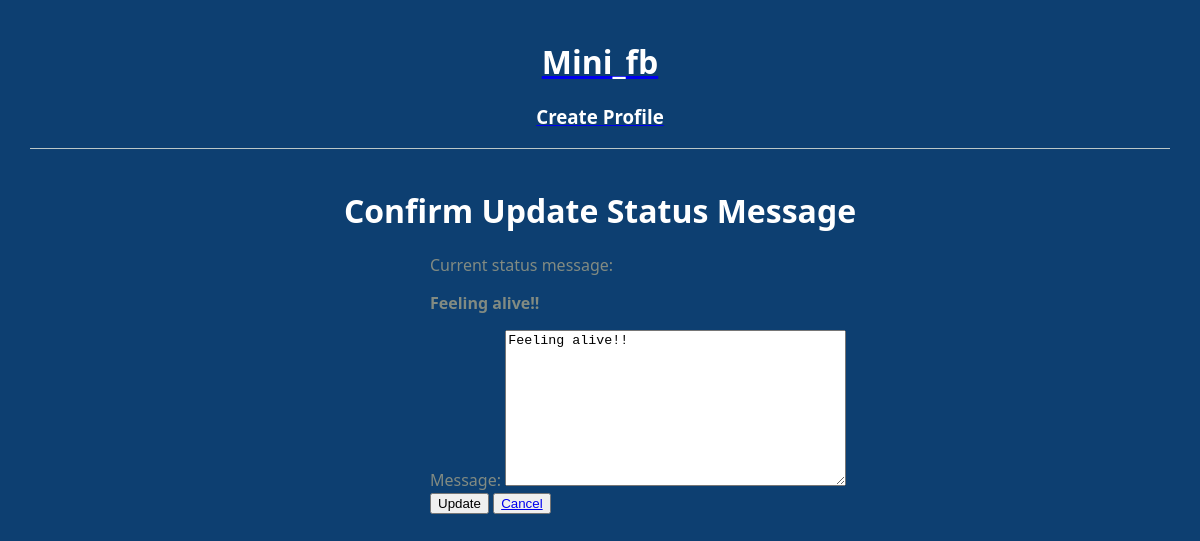
The page /mini_fb/status/1/update/ on the database as committed earlier.
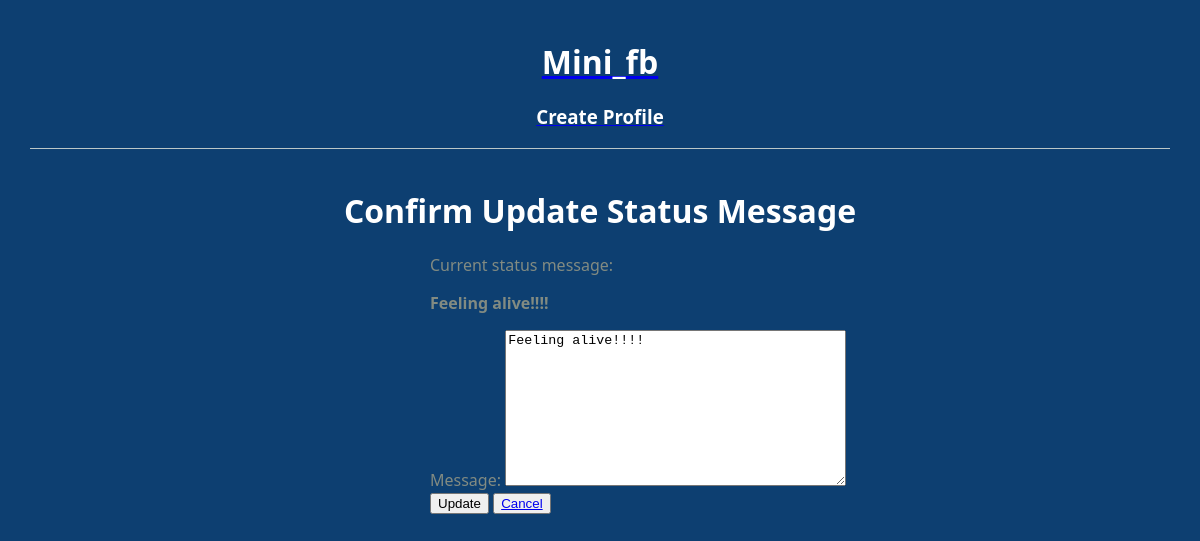
The same page on the database as committed later.
### mini_fb/models.py (models this page shows, shortened)
class StatusMessage(models.Model):
  timestamp = models.DateTimeField(auto_now=True)
  message = models.TextField(blank=False)
  profile = models.ForeignKey("Profile", on_delete=models.CASCADE)

### mini_fb/views.py (the view, shortened to what this page needs)
# urls.py: path(r'status/<int:pk>/update/', views.UpdateStatusMessageView.as_view(), name='update_status_message'),
class UpdateStatusMessageView(UpdateView):
  model = StatusMessage
  template_name = 'mini_fb/update_status_form.html'
  form_class = UpdateStatusMessageForm
  context_object_name = 'status_message'

### mini_fb/forms.py
class UpdateStatusMessageForm(forms.ModelForm):
    class Meta:
      model = StatusMessage
      fields = ['message']  # Only allow updating the message text

### mini_fb/templates/mini_fb/update_status_form.html (shortened to what this page needs)
{% extends 'mini_fb/base.html' %}
{% block content %}
<h1>Confirm Update Status Message</h1>
<div class='center'>
  <p>Current status message:</p>
  <p><strong>{{ status_message.message }}</strong></p>
  <form method="POST">
    <p>
      {{ form.as_table }}
      <button type="submit">Update</button>
      <button type="submit"><a href="{% url 'show_profile' status_message.profile.pk %}">Cancel</a></button>
    </p>
  </form>
</div>
{% endblock %}

Rows that differ between the two databases and show on the page:
changed StatusMessage: message "Feeling alive!!" → "Feeling alive!!!!"
